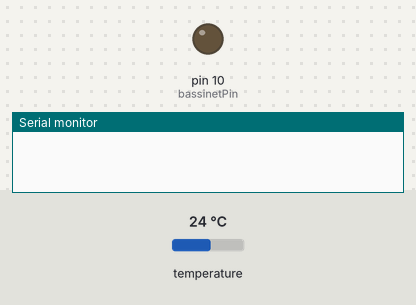
Simulated run of this sketch. Board: Arduino Uno, built with avr-gcc and run on an emulated ATmega328P. On the bench: output pins drawn as LEDs (lit = HIGH), the last lines printed to the serial monitor. The inputs (shaded band) are chosen by the test bench; at power-on: temperature 24 °C.

Above: at 0.1 s.
At 0.8 s:
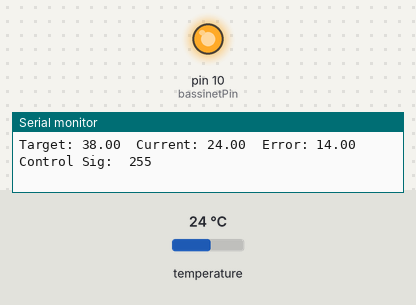
Timing chart, 0 to 2.3 s (numbered marks = the images above):
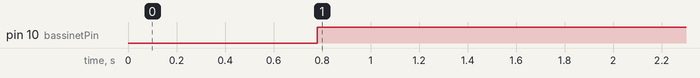

The sketch:

ADE_FinalCode_Pin10.ino
```cpp
// Code architecture for PID Loop
// Uses waterproof sensor

#include <DallasTemperature.h> //Temperature probe processing library
#include <Wire.h> //Temperature probe reading library
#include <OneWire.h> //Temperature probe reading library
#include <math.h> //Arduino library for # processing

#define ONE_WIRE_BUS 2
OneWire oneWire(ONE_WIRE_BUS);
DallasTemperature sensors(&oneWire);


//PID Variables
float current_temperature; // temperature measurement
float current_error; //how far form the target temperature we are.
float target_temperature = 38.0; //set temperature target (can also be set with the interface. Remember that the steady-state temperature will be 1 deg. less
float old_temp; // Parameter for derivative term
int controlSignal; //Sum of Pterm and (future) Dterm

//PWM setup
int bassinetPin = 10;

void setup() {
  //PWM setup
  pinMode(bassinetPin, OUTPUT); // Sets the digital pin as output
  Serial.begin(9600); // open serial port at 100 bps
  setPwmFrequency(10,1); // Bassinet hopefully hums out of hearing range http://playground.arduino.cc/Code/PwmFrequency
  sensors.begin();
}

void loop() {
  old_temp = current_temperature; //Get old_temp. before taking new temp. measurement for D term
  current_temperature = get_temperature(); //Get current temperature
  PID_loop(); //Enter the PID loop
  Serial.print("Target: "); Serial.print(target_temperature);
  Serial.print("  Current: "); Serial.print(current_temperature);
  Serial.print("  Error: "); Serial.print(current_error);
  Serial.print("  Control Sig:  "); Serial.println(controlSignal);
}

void PID_loop() {
  current_error = target_temperature - current_temperature; //calculate error
  controlSignal = round(150*current_error+0*(current_temperature-old_temp)); // P + D control. But the D control is set to 0, becuase it doesn't really do anything yet. It's based on temperature change. Need to avg set of temp values to see more change for Dterm to actually be effective.
  if (controlSignal < 0){ //When control signal becomes negative, set it to zero.
    controlSignal = 0;
  }
  if (controlSignal > 255) { //When control signal exceeds the maximum value, set it to the maximum value 255.
    controlSignal = 255;
  }
  analogWrite(bassinetPin, controlSignal); //Produce PWM at specified control signal cycle.
}

float get_temperature() { //Receive temperature measurement
  sensors.requestTemperatures();
  return sensors.getTempCByIndex(0);
}

// Frequency Magic --> Controls the frequency of the arduino pin, so that PWM is not audible
void setPwmFrequency(int pin, int divisor) {
  byte mode;
  if(pin == 5 || pin == 6 || pin == 9 || pin == 10) {
    switch(divisor) {
      case 1: mode = 0x01; break;
      case 8: mode = 0x02; break;
      case 64: mode = 0x03; break;
      case 256: mode = 0x04; break;
      case 1024: mode = 0x05; break;
      default: return;
    }
    if(pin == 5 || pin == 6) {
      TCCR0B = TCCR0B & 0b11111000 | mode;
    } else {
      TCCR1B = TCCR1B & 0b11111000 | mode;
    }
  } else if(pin == 3 || pin == 11) {
    switch(divisor) {
      case 1: mode = 0x01; break;
      case 8: mode = 0x02; break;
      case 32: mode = 0x03; break;
      case 64: mode = 0x04; break;
      case 128: mode = 0x05; break;
      case 256: mode = 0x06; break;
      case 1024: mode = 0x07; break;
      default: return;
    }
    TCCR1B = TCCR1B & 0b11111000 | mode;
  }
}
```

Measured:
- by itself, pin 10 (bassinetPin): LOW → HIGH at 0.78 s
